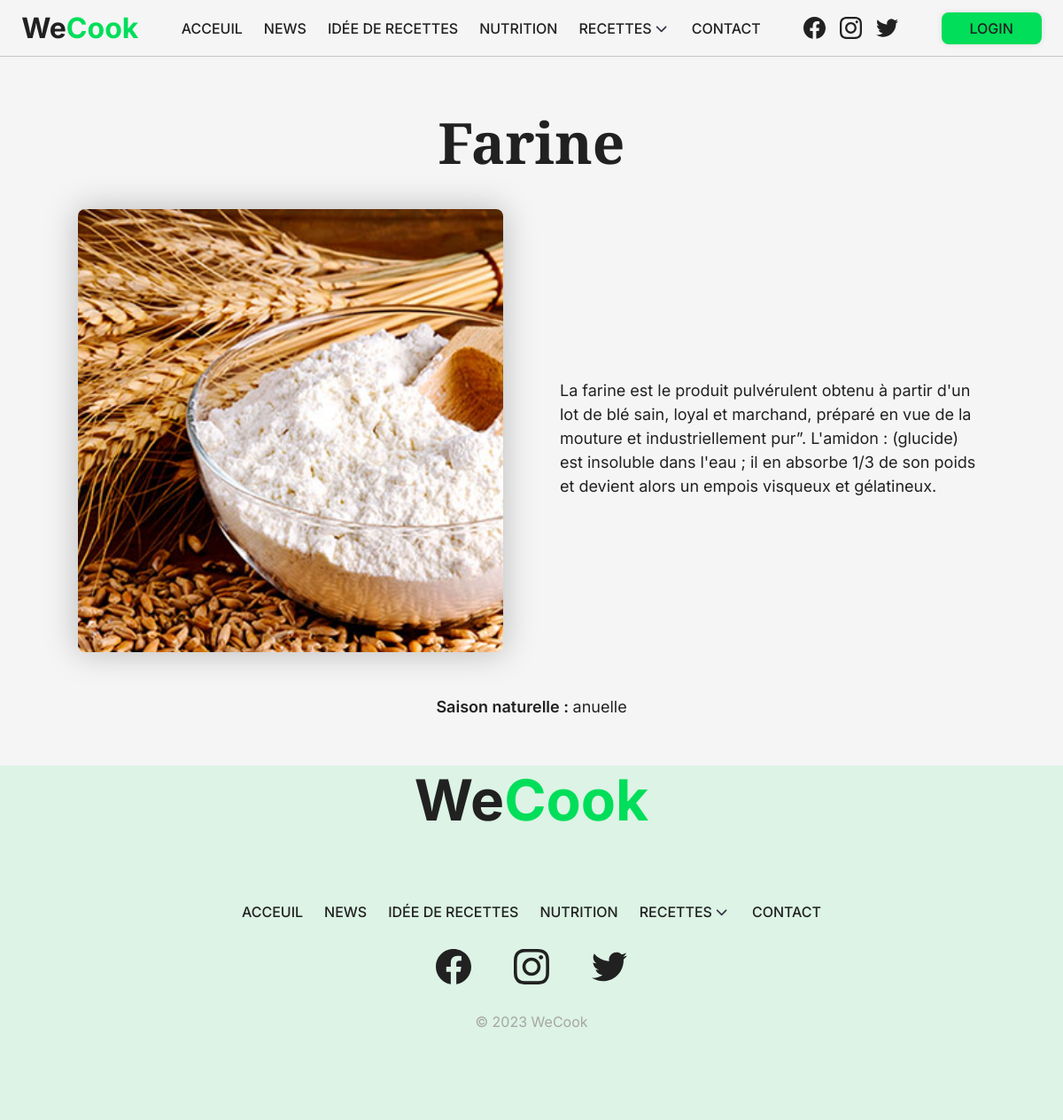
Screenshot of /public/ingredient/38 with the database file from the repository.
### tables this page shows
CREATE TABLE `Ingredient` (
  `id` int(11) NOT NULL,
  `nom` text NOT NULL,
  `description` text NOT NULL,
  `image` text NOT NULL,
  `saison` text NOT NULL
);

### app/controllers/Ingredient.php (called while the page is built, shortened)
<?php
class Ingredient
{
    public function index()
    {
        $URL = $_GET['url'];
        $URL = explode("/", trim($URL, "/"));
        $id = $URL[1];
        $model = new IngredientModel;
        $data = $model->getById($id);
        $this->view("ingredient", $data);
    }
}

### app/core/App.php (called while the page is built, shortened)
<?php
require_once "Database.php";
class App
{
	private $method = 'index';
	public function splitURL()
	{
		$URL = $_GET['url'] ?? 'home';
		$URL = explode("/", trim($URL, "/"));
		return $URL;
	}
	public function loadController()
	{
		$URL = $this->splitURL();
		$filename = "../app/controllers/" . ucfirst($URL[0]) . ".php";
		if (file_exists($filename)) {
			unset($URL[0]);
		} else {
			$filename = "../app/controllers/_404.php";
			require $filename;
			$this->controller = "_404";
		}
		$controller = new $this->controller;
		call_user_func_array([$controller, $this->method], $URL);
	}
}

### public/index.php (called while the page is built, shortened)
<?php
$app = new App;
$app->loadController();

### app/core/Database.php (called while the page is built, shortened)
<?php
trait Database
{
	private function connect()
	{
		try {
			$string = "mysql:hostname=" . DBHOST . ";dbname=" . DBNAME;
			$con = new PDO($string, DBUSER, DBPASS);
		} catch (PDOException $e) {
			echo 'Échec de la connexion : ' . $e->getMessage();
			$con = null;
		}
		return $con;
	}
	public function get_row($query, $data = [])
	{
		$con = $this->connect();
		$stm = $con->prepare($query);
		$check = $stm->execute($data);
		if ($check) {
			$result = $stm->fetchAll(PDO::FETCH_OBJ);
			if (is_array($result) && count($result)) {
				return $result[0];
			}
		}
		return false;
	}
}

### app/core/Model.php (called while the page is built, shortened)
<?php
trait Model
{
	public function getById($id)
	{
		$query = "select * from $this->table where id = :id";
		$data = array("id" => $id);
		return $this->get_row($query, $data);
	}
}

### app/views/ingredient.view.php (the view)
<?php
require_once "shared/mainLayout.php";
require_once "shared/main.php";
class IngredientView
{
    private $data;
    public function __construct($data)
    {
        $this->data = $data;
    }
    public function display()
    {
        $main = new MainLayout();
        function content($data)
        {
?>
            <div class="ingredient-page">
                <h1>
                    <?php echo $data->nom; ?>
                </h1>
                <div class="ing-head">
                    <img src="<?php echo $data->image; ?>" alt="">
                    <p>
                        <?php echo $data->description; ?>
                    </p>
                </div>
                <p class="season"><span>
                        Saison naturelle :
                    </span> <?php if ($data->saison == "") {
                                echo "Disponible tout le temps";
                            } else {
                                echo $data->saison;
                            }
                            ?></p>
            </div>
<?php
        };
        $pass = $this->data;
        $main->displayLayout($this->data->nom, function () use ($pass) {
            return
                content($pass);
        });
    }
}

### public/assets/css/style.css (style rules this page uses)
* { margin: 0; padding: 0; box-sizing: border-box; font-family: "Inter", sans-serif; -webkit-user-drag: none; color: rgb(var(--dark)); }
body { overflow-x: hidden; background-color: rgb(var(--bg)); }
.ingredient-page { width: 100vw; min-height: 100vh; display: flex; flex-direction: column; align-items: center; justify-content: center; gap: 32px; }
.ingredient-page h1 { font-family: "Playfair Display", serif; font-size: 64px; }
.ingredient-page img { width: 40vw; height: 500px; object-fit: cover; border-radius: 8px; margin-bottom: 16px; box-shadow: 0px 0px 37px 0px rgba(0, 0, 0, 0.25); -webkit-box-shadow: 0px 0px 37px 0px rgba(0, 0, 0, 0.25); -moz-box-shadow: 0px 0px 37px 0px rgba(0, 0, 0, 0.25); }
.ingredient-page p { width: 40vw; font-size: 18px; line-height: 1.5; }
.ing-head { display: flex; align-items: center; justify-content: center; gap: 64px; }
.season { text-align: center; }
.season span { font-size: 18px; font-weight: 600; }

### rows the page displays
ingredient: nom "Farine", image (picture), description "La farine est le produit pulvérulent obtenu à partir d'un lot de blé sain, loyal et marchand, préparé en vue de la mouture et industriellement pur”. L'amidon : (glucide) est insoluble dans l'eau ; il en absorbe 1/3 de son poids et devient alors un empois visqueux et gélatineux.", saison "anuelle"
